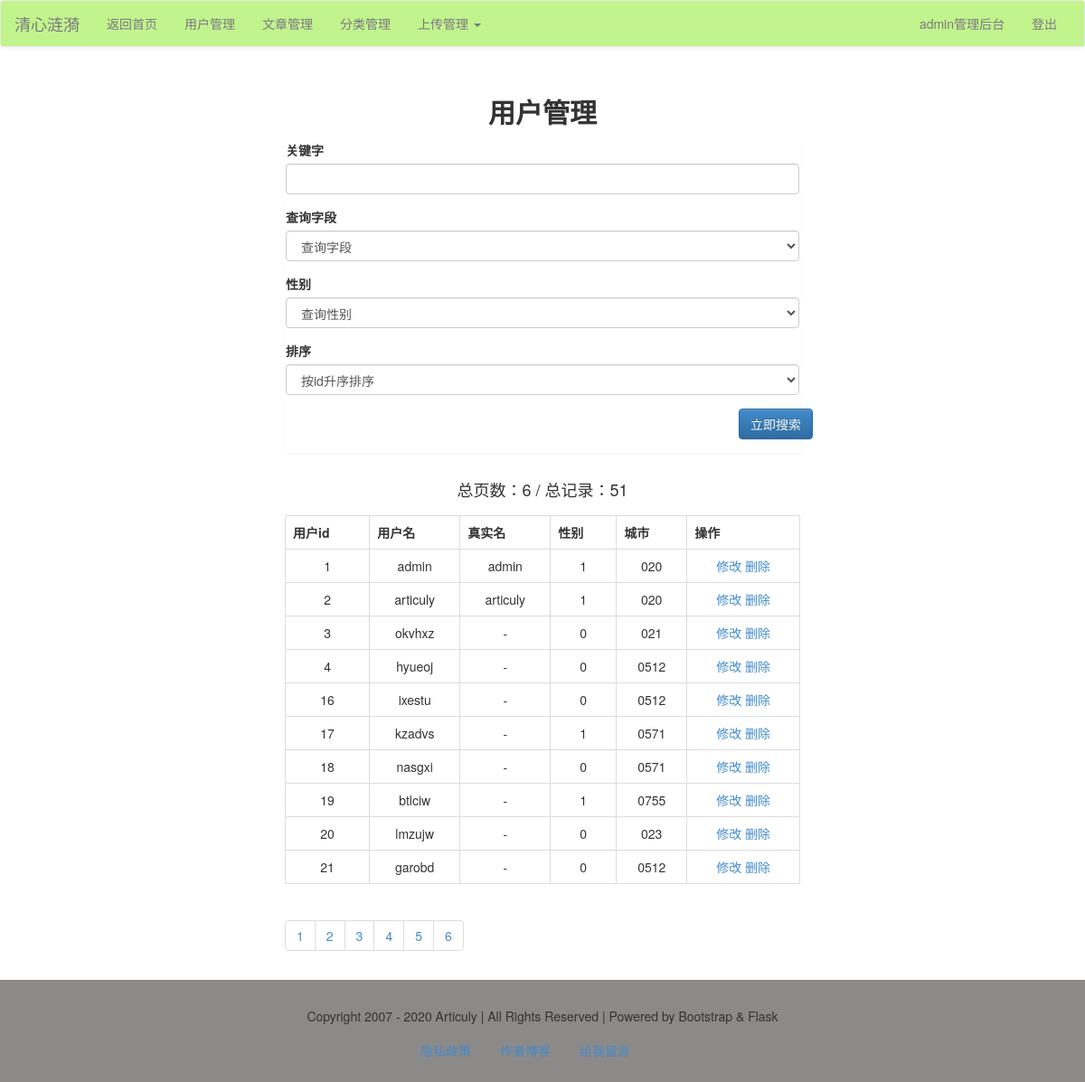
The page /admin/user/list (signed in) on the database as committed earlier.
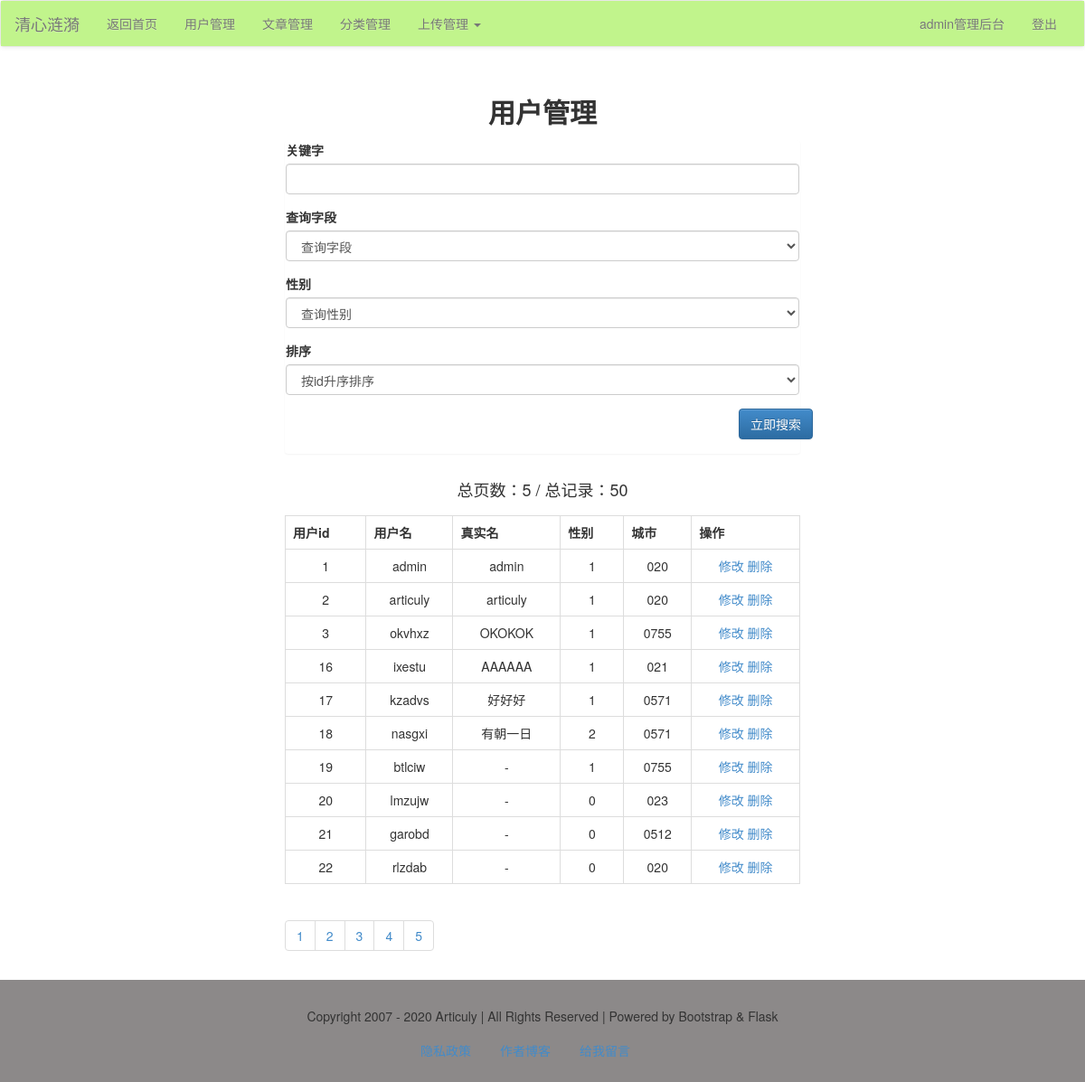
The same page on the database as committed later.
### models.py (models this page shows, shortened)
class User(db.Model):
    id = db.Column(db.Integer, primary_key=True)
    username = db.Column(db.String)
    password = db.Column(db.String)
    realname = db.Column(db.String)
    sex = db.Column(db.Integer)
    city = db.Column(db.String)
    hobby = db.Column(db.String)
    intro = db.Column(db.String)

### admin/users.py (the view)
@admin_app.route('/user/list/<int:page>', methods=['get', 'post'])
@admin_app.route('/user/list', defaults={'page': 1}, methods=['get', 'post'])
def userList(page):
    if request.method == 'POST':
        q = request.form['q']
        condition = {request.form['field']: q}
        if request.form['field'] == 'realname':
            condition = User.realname.like('%%%s%%' % q)
        else:
            condition = User.username.like('%%%s%%' % q)
        if request.form['order'] == '1':
            order = User.id.asc()
        else:
            order = User.id.desc()
        if request.form['sex'] == '':
            res = User.query.filter(condition).order_by(order).paginate(page, 10)
        else:
            res = User.query.filter(condition, User.sex == request.form['sex']).order_by(order).paginate(page, 10)
    else:
        res = User.query.paginate(page, 10)
    users = res.items
    pageList = res.iter_pages()
    total = res.total
    pages = res.pages
    return render_template('admin/user/user_list.html', users=users, pageList=pageList, pages=pages, total=total)

### admin/admin_app.py (called while the page is built)
@admin_app.before_request
@login_required
def is_admin():
    print(session['user'])
    if session['user'] != 'admin':
        print('user is someone else.')
        return redirect(url_for('login'))

### app.py (called while the page is built)
@app.context_processor
def account():
    username = session.get('user')
    return {'username': username}

@app.context_processor
def getCateList():
    cates = Category.query.all()
    return {'cates': cates}

### libs.py (called while the page is built)
def login_required(func):
    @wraps(func)
    def decorator_nest(*args, **kwargs):
        if not 'user' in session:
            return redirect(url_for('login'))
        else:
            print(func)
            return func(*args, **kwargs)
    return decorator_nest

### templates/admin/user/user_list.html (shortened to what this page needs)
{% extends "admin/admin_base.html" %}
{% block content %}
    <div class="container-fluid">
        <div class="row">
            <div class="main col-lg-6 col-lg-offset-3 col-md-8 col-md-offset-2 col-sm-10 col-sm-offset-1 col-xs-12">
                <h2 class="text-center"><b>用户管理</b></h2>
                <div class="panel">
                    <form action="" method="post">
                        <div class="form-group">
                            <label for="q" class="control-label">关键字</label>
                            <input type="text" name="q" class="form-control">
                        </div>
                        <div class="form-group">
                            <label for="field" class="control-label">查询字段</label>
                            <select name="field" class="form-control">
                                <option value="">查询字段</option>
                            </select>
                        </div>
                        <div class="form-group">
                            <label for="sex" class="control-label">性别</label>
                            <select name="sex" class="form-control">
                                <option value="" checked>查询性别</option>
                            </select>
                        </div>
                        <div class="form-group">
                            <label for="排序" class="control-label">排序</label>
                            <select name="order" class="form-control">
                                <option value="1" checked>按id升序排序</option>
                            </select>
                        </div>
                        <div class="form-group ">
                            <div class="row"><input type="submit" name="search" class="btn btn-primary pull-right"
                                                    value="立即搜索"></div>
                        </div>
                    </form>
                </div>
                <div class="row"><h4 class="text-center">总页数：{{ pages }} / 总记录：{{ total }}</h4></div>
                <table class="table table-bordered ">
                    <tr>
                        <th>用户id</th>
                        <th>用户名</th>
                        <th>真实名</th>
                        <th>性别</th>
                        <th>城市</th>
                        <th>操作</th>
                    </tr>
                    {% for user in users %}
                        <tr id="user_{{ user.id }}" class="text-center">
                            <td>{{ user.id }}</td>
                            <td>{{ user.username }}</td>
                            <td>{{ user.realname }}</td>
                            <td>{{ user.sex }}</td>
                            <td>{{ user.city }}</td>
                            <td>
                                <a href="{{ url_for("admin_app.editUser", user_id=user.id) }}" target="_blank">修改</a>
                                <a href="javascript:delUser({{ user.id }})">删除</a>
                            </td>
                        </tr>
                    {% endfor %}
                </table>
                <ul class="pagination">
                    {% for page in pageList %}
                        {% if page!=None %}
                            <li><a href="{{ url_for("admin_app.userList", page=page) }}">{{ page }}</a></li>
                        {% else %}
                            <li><a href="#">...</a></li>
                        {% endif %}
                    {% endfor %}
                </ul>
            </div>
        </div>
    </div>
{% endblock %}

### templates/admin/admin_base.html (shortened to what this page needs)
<!DOCTYPE html>
<html>
{% block head %}
    <head>
        <link rel="stylesheet" type="text/css" href="{{ url_for("static", filename="css/bootstrap.css") }}"/>
        <link rel="stylesheet" type="text/css" href="{{ url_for("static", filename="css/bootstrap-theme.css") }}"/>
    </head>
{% endblock %}
<body>
{% block nav %}
    <nav class="navbar navbar-default">
        <div class="container-fluid" style="background-color: #C1F48C;">
            <div class="navbar-header">
                <a class="navbar-brand" href="#">清心涟漪</a>
            </div>
            <div class="collapse navbar-collapse" id="bs-example-navbar-collapse-1">
                <ul class="nav navbar-nav">
                    <li><a href="/">返回首页</a></li>
                    <li><a href="{{ url_for("admin_app.userList") }}">用户管理</a></li>
                    <li><a href="{{ url_for("admin_app.article_list") }}">文章管理</a></li>
                    <li><a href="{{ url_for("admin_app.cateList") }}">分类管理</a></li>
                    <li class="dropdown">
                        <a href="#" class="dropdown-toggle" data-toggle="dropdown" role="button"
                           aria-haspopup="true"
                           aria-expanded="false">上传管理 <span class="caret"></span></a>
                    </li>
                </ul>
                <ul class="nav navbar-nav navbar-right">
                    <li><a href="{{ url_for("admin_app.admin_index") }}">{{ username }}管理后台</a></li>
                    <li><a href="{{ url_for("logout") }}">登出</a></li>
                </ul>
            </div>
        </div>
    </nav>
{% endblock %}
{% block content %}{% endblock %}
{% block footer %}
    <footer>
        <div class="container-fluid">
            <div class="row">
                <div class="col-md-12">
                    Copyright 2007 - 2020 Articuly | All Rights Reserved | Powered by Bootstrap & Flask
                </div>
            </div>
        </div>
        <nav>
            <ul class="nav nav-pills">
                <li><a href="" data-toggle="modal" data-target="#myModal">隐私政策</a></li>
                <li><a href="https://articuly.com" target="_blank">作者博客</a></li>
                <li><a href="">给我留言</a></li>
            </ul>
        </nav>
    </footer>
{% endblock %}
</body>
</html>

Rows that differ between the two databases and show on the page:
removed User: id "4", username "hyueoj", realname "-", sex "0", city "0512"
changed User "okvhxz": realname "-" → "OKOKOK"; sex "0" → "1"; city "021" → "0755"
changed User "ixestu": realname "-" → "AAAAAA"; sex "0" → "1"; city "0512" → "021"
changed User "kzadvs": realname "-" → "好好好"
changed User "nasgxi": realname "-" → "有朝一日"; sex "0" → "2"
now on this page (row unchanged): User: id "22", username "rlzdab", realname "-", sex "0", city "020"
Other text that changed with them:
{{ pages }}: "6" → "5"
{{ total }}: "51" → "50"
list line gone: "6"
